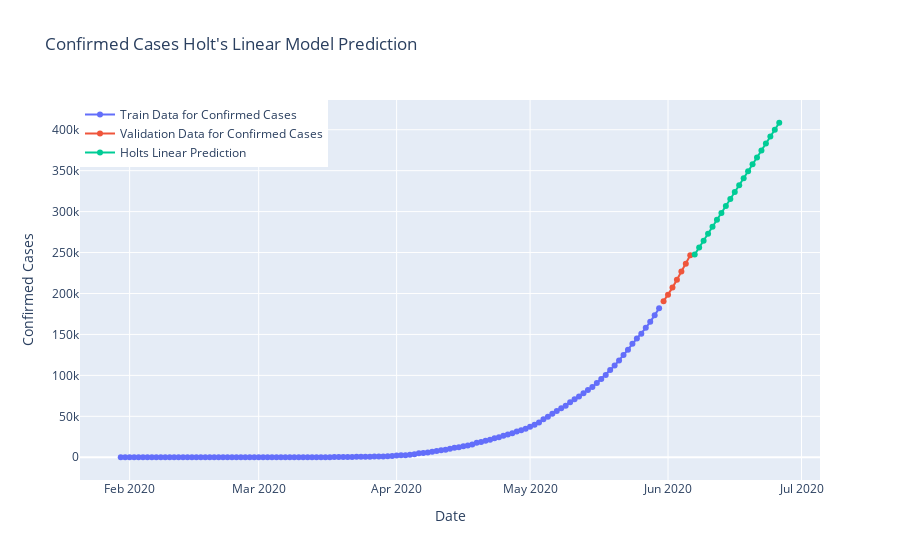

The code cell stored with this chart in its notebook:
### Code cell
fig=go.Figure()
fig.add_trace(go.Scatter(x=model_train.ObservationDate, y=model_train["Confirmed"],
                    mode='lines+markers',name="Train Data for Confirmed Cases"))
fig.add_trace(go.Scatter(x=valid.ObservationDate, y=valid["Confirmed"],
                    mode='lines+markers',name="Validation Data for Confirmed Cases",))

fig.add_trace(go.Scatter(x=model_predictions.Date, y=model_predictions['Holt\'s Linear Model Prediction'],
                    mode='lines+markers',name="Holts Linear Prediction",))
fig.update_layout(title="Confirmed Cases Holt's Linear Model Prediction",
                 xaxis_title="Date",yaxis_title="Confirmed Cases",legend=dict(x=0,y=1,traceorder="normal"))
fig.show()
